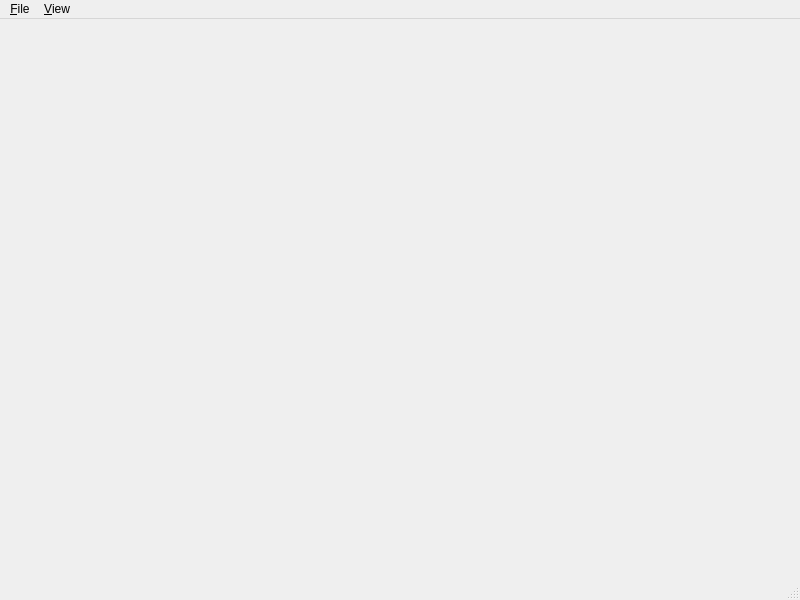
<?xml version="1.0" encoding="UTF-8"?>
<ui version="4.0">
 <class>MainBoard</class>
 <widget class="QMainWindow" name="MainBoard">
  <property name="geometry">
   <rect>
    <x>0</x>
    <y>0</y>
    <width>800</width>
    <height>600</height>
   </rect>
  </property>
  <property name="windowTitle">
   <string>GeoDesk</string>
  </property>
  <widget class="QWidget" name="centralwidget">
   <layout class="QGridLayout" name="gridLayout"/>
  </widget>
  <widget class="QMenuBar" name="menubar">
   <property name="geometry">
    <rect>
     <x>0</x>
     <y>0</y>
     <width>800</width>
     <height>29</height>
    </rect>
   </property>
   <widget class="QMenu" name="menuFile">
    <property name="title">
     <string>&amp;File</string>
    </property>
    <addaction name="actionOpen"/>
    <addaction name="actionSaveWorldFile"/>
    <addaction name="separator"/>
    <addaction name="actionQuit"/>
   </widget>
   <widget class="QMenu" name="menu_View">
    <property name="title">
     <string>&amp;View</string>
    </property>
    <addaction name="actionZoomIn"/>
    <addaction name="actionZoomOut"/>
    <addaction name="actionNormalSize"/>
   </widget>
   <addaction name="menuFile"/>
   <addaction name="menu_View"/>
  </widget>
  <widget class="QStatusBar" name="statusbar"/>
  <action name="actionOpen">
   <property name="text">
    <string>&amp;Open</string>
   </property>
   <property name="toolTip">
    <string>Open an image</string>
   </property>
   <property name="shortcut">
    <string>Ctrl+O</string>
   </property>
  </action>
  <action name="actionQuit">
   <property name="text">
    <string>&amp;Quit</string>
   </property>
   <property name="toolTip">
    <string>Quit GeoDesk</string>
   </property>
   <property name="shortcut">
    <string>Ctrl+Q</string>
   </property>
  </action>
  <action name="actionZoomIn">
   <property name="text">
    <string>Zoom &amp;in</string>
   </property>
   <property name="shortcut">
    <string>Ctrl++</string>
   </property>
  </action>
  <action name="actionZoomOut">
   <property name="text">
    <string>Zoom &amp;out</string>
   </property>
   <property name="shortcut">
    <string>Ctrl+-</string>
   </property>
  </action>
  <action name="actionNormalSize">
   <property name="text">
    <string>&amp;Normal size</string>
   </property>
  </action>
  <action name="actionFitToWindow">
   <property name="text">
    <string>&amp;Fit to window</string>
   </property>
  </action>
  <action name="actionSaveWorldFile">
   <property name="text">
    <string>Save world file</string>
   </property>
  </action>
 </widget>
 <resources/>
 <connections>
  <connection>
   <sender>actionQuit</sender>
   <signal>activated()</signal>
   <receiver>MainBoard</receiver>
   <slot>close()</slot>
   <hints>
    <hint type="sourcelabel">
     <x>-1</x>
     <y>-1</y>
    </hint>
    <hint type="destinationlabel">
     <x>399</x>
     <y>299</y>
    </hint>
   </hints>
  </connection>
 </connections>
</ui>
